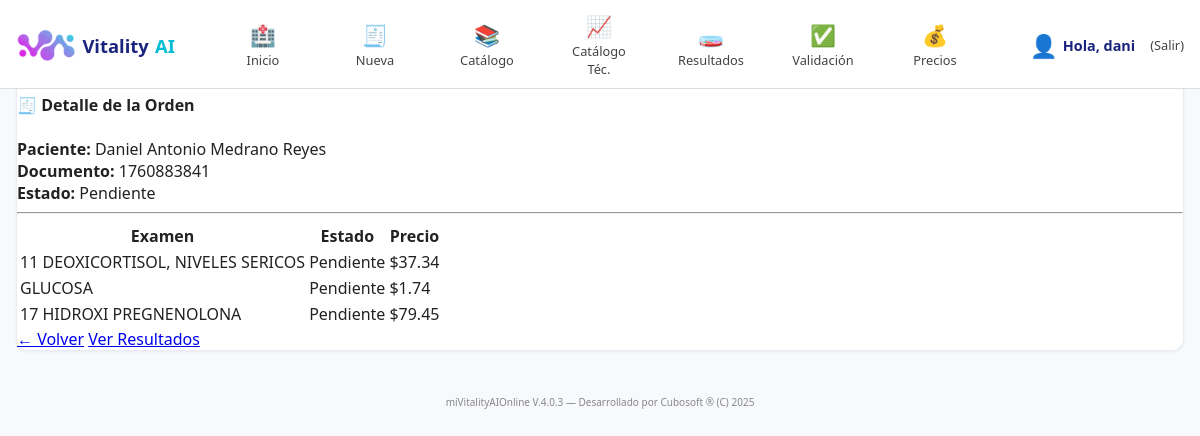
/ordenes/37/ (signed in), run on the app's committed database.
### laboratorio/models.py (models this page shows, shortened)
class Orden(models.Model):
    paciente = models.ForeignKey(Paciente, on_delete=models.CASCADE)
    numero_orden = models.CharField(max_length=20, unique=True)
    fecha = models.DateTimeField(auto_now_add=True)
    medico = models.CharField(max_length=150, blank=True, null=True)
    tipo = models.CharField(max_length=20, choices=[('Rutina', 'Rutina'), ('Urgente', 'Urgente')], default='Rutina')
    estado = models.CharField(max_length=20, choices=[
         ('Pendiente', 'Pendiente'),
        ('En proceso', 'En proceso'),
        ('En validación', 'En validación'),
        ('Validado', 'Validado'),
    ], default='Pendiente')
    total = models.DecimalField(max_digits=10, decimal_places=2, default=0.00)
    observaciones = models.TextField(blank=True, null=True)
    equipo = models.ForeignKey(Equipo, on_delete=models.SET_NULL, null=True, blank=True)
    creado_en = models.DateTimeField(auto_now_add=True)
    actualizado_en = models.DateTimeField(auto_now=True)
    creado_por = models.ForeignKey(User, related_name='orden_creado_por', on_delete=models.SET_NULL, null=True, blank=True)
    modificado_por = models.ForeignKey(User, related_name='orden_modificado_por', on_delete=models.SET_NULL, null=True, blank=True)

class Paciente(models.Model):
    documento_identidad = models.CharField(max_length=20, unique=True)
    nombre_completo = models.CharField(max_length=150)
    sexo = models.CharField(max_length=10, choices=[('M', 'Masculino'), ('F', 'Femenino')])
    fecha_nacimiento = models.DateField(null=True, blank=True)
    telefono = models.CharField(max_length=20, blank=True, null=True)
    email = models.EmailField(blank=True, null=True)
    direccion = models.TextField(blank=True, null=True)
    numero_registro = models.PositiveIntegerField(unique=True, editable=False, null=True, blank=True)
    creado_en = models.DateTimeField(auto_now_add=True)
    actualizado_en = models.DateTimeField(auto_now=True)
    creado_por = models.ForeignKey(User, related_name='paciente_creado_por', on_delete=models.SET_NULL, null=True, blank=True)
    modificado_por = models.ForeignKey(User, related_name='paciente_modificado_por', on_delete=models.SET_NULL, null=True, blank=True)

class OrdenExamen(models.Model):
    orden = models.ForeignKey(Orden, on_delete=models.CASCADE, related_name='examenes')
    examen = models.ForeignKey(Examen, on_delete=models.CASCADE)
    precio = models.DecimalField(max_digits=10, decimal_places=2, default=0.00)
    estado = models.CharField(max_length=20, choices=[
        ('Pendiente', 'Pendiente'),
        ('Procesado', 'Procesado'),
        ('Validado', 'Validado'),
    ], default='Pendiente')
    creado_en = models.DateTimeField(auto_now_add=True)
    actualizado_en = models.DateTimeField(auto_now=True)
    creado_por = models.ForeignKey(User, related_name='ordenexamen_creado_por', on_delete=models.SET_NULL, null=True, blank=True)
    modificado_por = models.ForeignKey(User, related_name='ordenexamen_modificado_por', on_delete=models.SET_NULL, null=True, blank=True)

class Examen(models.Model):
    codigo = models.CharField(max_length=50, unique=True)
    nombre = models.CharField(max_length=200)
    area = models.CharField(max_length=100)
    unidad = models.CharField(max_length=50, blank=True, null=True)
    muestra = models.CharField(max_length=100, blank=True, null=True)  # 🧪 NUEVO CAMPO
    precio = models.DecimalField(max_digits=10, decimal_places=2, default=0.00)
    referencia_synlab = models.CharField(max_length=50, blank=True, null=True)
    activo = models.BooleanField(default=True)
    creado_en = models.DateTimeField(auto_now_add=True)
    actualizado_en = models.DateTimeField(auto_now=True)
    creado_por = models.ForeignKey(User, related_name='examen_creado_por', on_delete=models.SET_NULL, null=True, blank=True)
    modificado_por = models.ForeignKey(User, related_name='examen_modificado_por', on_delete=models.SET_NULL, null=True, blank=True)

### laboratorio/views.py (the view)
# urls.py: path('ordenes/<int:orden_id>/', views.detalle_orden, name='detalle_orden'),
@login_required
def detalle_orden(request, orden_id):
    orden = get_object_or_404(Orden, id=orden_id)
    examenes = orden.examenes.all()
    return render(request, 'laboratorio/detalle_orden.html', {'orden': orden, 'examenes': examenes})

### laboratorio/templates/laboratorio/detalle_orden.html (shortened to what this page needs)
{% extends "base.html" %}
{% block content %}
<div class="card shadow-sm p-4 bg-white">
  <h4 class="mb-3">🧾 Detalle de la Orden</h4>
  <div class="mb-2"><strong>Paciente:</strong> {{ orden.paciente.nombre_completo }}</div>
  <div class="mb-2"><strong>Documento:</strong> {{ orden.paciente.documento_identidad }}</div>
  <div class="mb-3">
    <strong>Estado:</strong>
    <span class="badge bg-info text-dark">{{ orden.estado }}</span>
  </div>
  <hr>
  <table class="table table-sm table-striped align-middle mb-4">
    <thead>
      <tr>
        <th>Examen</th>
        <th>Estado</th>
        <th class="text-end">Precio</th>
      </tr>
    </thead>
    <tbody>
      {% for ex in examenes %}
      <tr>
        <td>{{ ex.examen.nombre }}</td>
        <td>{{ ex.estado }}</td>
        <td class="text-end">${{ ex.precio|floatformat:2 }}</td>
      </tr>
      {% empty %}
      <tr>
        <td colspan="3" class="text-center text-muted py-3">Sin exámenes registrados</td>
      </tr>
      {% endfor %}
    </tbody>
  </table>
  <div class="d-flex justify-content-between">
    <a href="{% url 'lista_ordenes' %}" class="btn btn-secondary">← Volver</a>
    <a href="{% url 'resultados_orden' orden.id %}" class="btn btn-primary">Ver Resultados</a>
  </div>
</div>
{% endblock %}

### laboratorio/templates/base.html (shortened to what this page needs)
{% load static %}
<!DOCTYPE html>
<html lang="es">
<head>
<link rel="stylesheet" href="{% static 'laboratorio/css/estilo_ordenes.css' %}">
</head>
<body>
<nav class="synlab-menu">
  <div class="logo">
    <img src="{% static 'laboratorio/img/logo_synlab.png' %}" alt="VitalityAI Logo">
    <span class="vitality">Vitality</span><span class="ai">AI</span>
  </div>
  <a href="{% url 'lista_ordenes' %}" class="nav-item {% if request.resolver_match.url_name == 'lista_ordenes' %}active{% endif %}">
    <span class="icon">🏥</span><span>Inicio</span>
  </a>
  <a href="{% url 'nueva_orden' %}" class="nav-item {% if request.resolver_match.url_name == 'nueva_orden' %}active{% endif %}">
    <span class="icon">🧾</span><span>Nueva</span>
  </a>
  <a href="{% url 'catalogo_examenes' %}" class="nav-item {% if request.resolver_match.url_name == 'catalogo_examenes' %}active{% endif %}">
    <span class="icon">📚</span><span>Catálogo</span>
  </a>
  <a href="{% url 'catalogo_tecnico' %}" class="nav-item {% if request.resolver_match.url_name == 'catalogo_tecnico' %}active{% endif %}">
    <span class="icon">📈</span><span>Catálogo Téc.</span>
  </a>
  <a href="{% url 'resultados_lista' %}" class="nav-item {% if request.resolver_match.url_name == 'resultados_lista' %}active{% endif %}">
    <span class="icon">🧫</span><span>Resultados</span>
  </a>
  <a href="{% url 'validacion_lista' %}" class="nav-item {% if request.resolver_match.url_name == 'validacion_lista' %}active{% endif %}">
    <span class="icon">✅</span><span>Validación</span>
  </a>
  <a href="#" class="nav-item">
    <span class="icon">💰</span><span>Precios</span>
  </a>
  {% if request.user.is_authenticated %}
  <div class="user-container">
    <div class="user-info">
      <span class="icon">👤</span> Hola, {{ request.user.first_name|default:request.user.username }}
    </div>
    <a href="{% url 'logout' %}" class="logout-link">
      (Salir)
    </a>
  </div>
  {% endif %}
</nav>
<div class="container">
  {% block content %}{% endblock %}
  <div class="footer">
    <small>miVitalityAIOnline V.4.0.3 — Desarrollado por Cubosoft ® (C) 2025</small>
  </div>
</div>
</body>
</html>

### laboratorio/static/laboratorio/CSS/estilo_ordenes.css (style rules this page uses)
:root { --bg:#f6f7fb; --card:#ffffff; --line:#e9edf3; --text:#2a2f36; --muted:#6a7380; --primary:#0b62c3; --primary-tint:#e8f2ff; --secondary:#5e6b7c; --secondary-tint:#eef2f6; --info:#7d8793; --shadow:0 1px 3px rgba(0,0,0,.06); --radius:12px; }
body { margin:0; background:var(--bg); color:var(--text); font-family:-apple-system,"Segoe UI",Roboto,Inter,Arial,sans-serif; }
.container { max-width:1080px;margin:18px auto;padding:0 16px; }
.card { background:var(--card);border-radius:var(--radius);box-shadow:var(--shadow);border:1px solid var(--line); }
.footer { text-align:right;font-size:12px;color:#8a94a3;padding:12px 4px;margin-top:14px; }

### laboratorio/templates/base.html (style rules this page uses)
.synlab-menu { position:fixed;top:0;left:0;right:0;z-index:1000; background:white; border-bottom:1px solid #dcdcdc; display:flex;align-items:center;gap:2rem; padding:8px 16px 6px 16px; box-sizing:border-box; }
.synlab-menu .logo { display:flex;align-items:center;gap:.4rem;margin-right:1rem; }
.synlab-menu .logo img { height:40px; }
.synlab-menu .logo .vitality { font-weight:700; color:#1A237E; font-size:1.15rem; }
.synlab-menu .logo .ai { font-weight:700; color:#00BCD4; font-size:1.15rem; }
.synlab-menu .nav-item { display:flex;flex-direction:column;align-items:center;justify-content:center; text-align:center;font-size:.8rem; color:#424242; text-decoration:none;font-weight:500; width:80px;transition:all .2s ease; padding:4px 0; }
.synlab-menu .nav-item .icon { font-size:1.3rem;margin-bottom:2px; }
.user-container { margin-left: auto; display: flex; align-items: center; gap: 15px; }
.user-info { display: flex; align-items: center; font-size: 0.9rem; color: #1A237E; font-weight: 600; }
.user-info .icon { font-size: 1.4rem; color: #880E4F; margin-right: 5px; }
.logout-link { font-size: 0.8rem; color: #424242; text-decoration: none; transition: color 0.2s; }
body { background-color:#f8f9fc; font-family:'Segoe UI',sans-serif; color:#222;margin:0; padding-top:72px; }
.container { max-width:1200px;margin:0 auto;padding:0 16px 60px; }
.footer { text-align:center; font-size:12px; color:#888; margin-top:30px; }

### data on the page
Orden: paciente.nombre_completo "Daniel Antonio Medrano Reyes", paciente.documento_identidad "1760883841", estado "Pendiente"
OrdenExamen: examen.nombre "11 DEOXICORTISOL, NIVELES SERICOS", estado "Pendiente", precio "37.34"
OrdenExamen: examen.nombre "GLUCOSA", estado "Pendiente", precio "1.74"
OrdenExamen: examen.nombre "17 HIDROXI PREGNENOLONA", estado "Pendiente", precio "79.45"

### other printed values
{{ request.user.first_name|default:request.user.username }} "dani"
